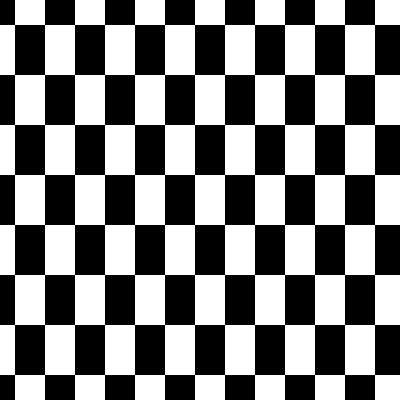
Frame 1 (no input)
Frame 2 (the mouse pressed at the canvas centre, redrawn once): identical to frame 1, image omitted

The p5.js sketch that drew this single still picture (run headless with seeded random() and noise() and a simulated clock; the mouse was pressed at the canvas centre and the sketch redrawn once):

// p5.js sketch
// ── sketch.js
function setup() {
  createCanvas(400, 400);
  rectMode(CENTER);
  noLoop();
}

function draw() {
  background(255);
  noStroke();
  w = 30;
  h = 50;

  for (i = 0; i < width; i++) {
    for (j = 0; j < height; j++) {
      if (j % 2 == 0) {
        if (i % 2 == 0) {
          fill(0);
        } else {
          fill(255);
        }
      } else {
        if (i % 2 == 0) {
          fill(255);
        } else {
          fill(0);
        }
      }
      rect(i * w, j * h, w, h);
      
    }
  }
}
